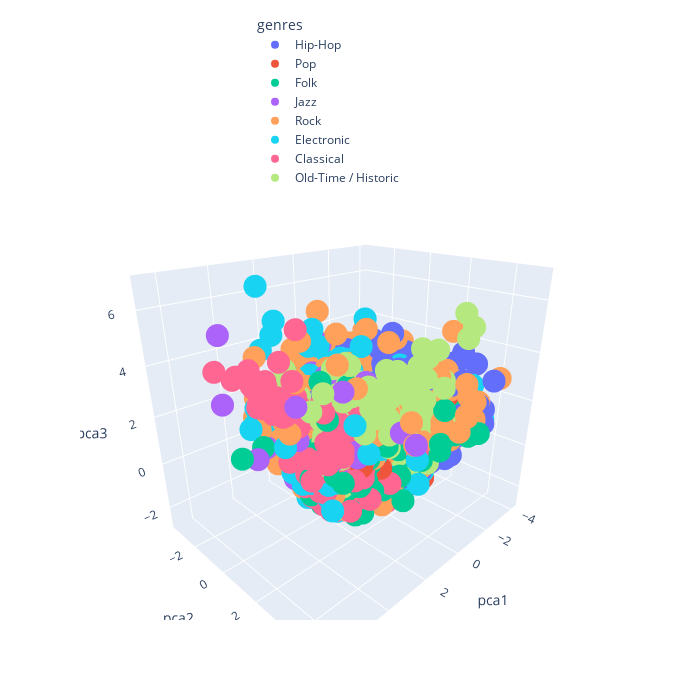

Notebook code for this chart:
### Markdown cell above
### 2.3 Plot PCA in 3D

### Code cell
# 3D PCA
#total_var = pca.explained_variance_ratio_.sum() * 100

fig = px.scatter_3d(
    df, x='pca1', y='pca2', z='pca3', color='genres',
    #title=f'Total Explained Variance: {total_var:.2f}%',
    #labels={'0': 'PC 1', '1': 'PC 2', '2': 'PC 3'}
)
fig.update_layout(legend=dict(
    orientation="v",
    yanchor="bottom",
    y=1,
    xanchor="right",
    x=0.6
),width=700, height=700, scene_camera_eye_z=0.8)
fig.show()

### Figure 1 — Plotly figure (JSON) as saved in the notebook; plotly's stock layout.template omitted (floating-point values rounded to 4 significant figures; data arrays with more than 128 entries replaced by an {"elided": "..."} marker saying what was removed)
{"data": [{"hovertemplate": "genres=Hip-Hop<br>pca1=%{x}<br>pca2=%{y}<br>pca3=%{z}<extra></extra>", "legendgroup": "Hip-Hop", "marker": {"color": "#636efa", "symbol": "circle"}, "mode": "markers", "name": "Hip-Hop", "scene": "scene", "showlegend": true, "type": "scatter3d", "x": {"elided": "910 float values"}, "y": {"elided": "910 float values"}, "z": {"elided": "910 float values"}}, {"hovertemplate": "genres=Pop<br>pca1=%{x}<br>pca2=%{y}<br>pca3=%{z}<extra></extra>", "legendgroup": "Pop", "marker": {"color": "#EF553B", "symbol": "circle"}, "mode": "markers", "name": "Pop", "scene": "scene", "showlegend": true, "type": "scatter3d", "x": {"elided": "346 float values"}, "y": {"elided": "346 float values"}, "z": {"elided": "346 float values"}}, {"hovertemplate": "genres=Folk<br>pca1=%{x}<br>pca2=%{y}<br>pca3=%{z}<extra></extra>", "legendgroup": "Folk", "marker": {"color": "#00cc96", "symbol": "circle"}, "mode": "markers", "name": "Folk", "scene": "scene", "showlegend": true, "type": "scatter3d", "x": {"elided": "874 float values"}, "y": {"elided": "874 float values"}, "z": {"elided": "874 float values"}}, {"hovertemplate": "genres=Jazz<br>pca1=%{x}<br>pca2=%{y}<br>pca3=%{z}<extra></extra>", "legendgroup": "Jazz", "marker": {"color": "#ab63fa", "symbol": "circle"}, "mode": "markers", "name": "Jazz", "scene": "scene", "showlegend": true, "type": "scatter3d", "x": {"elided": "241 float values"}, "y": {"elided": "241 float values"}, "z": {"elided": "241 float values"}}, {"hovertemplate": "genres=Rock<br>pca1=%{x}<br>pca2=%{y}<br>pca3=%{z}<extra></extra>", "legendgroup": "Rock", "marker": {"color": "#FFA15A", "symbol": "circle"}, "mode": "markers", "name": "Rock", "scene": "scene", "showlegend": true, "type": "scatter3d", "x": {"elided": "3892 float values"}, "y": {"elided": "3892 float values"}, "z": {"elided": "3892 float values"}}, {"hovertemplate": "genres=Electronic<br>pca1=%{x}<br>pca2=%{y}<br>pca3=%{z}<extra></extra>", "legendgroup": "Electronic", "marker": {"color": "#19d3f3", "symbol": "circle"}, "mode": "markers", "name": "Electronic", "scene": "scene", "showlegend": true, "type": "scatter3d", "x": {"elided": "2170 float values"}, "y": {"elided": "2170 float values"}, "z": {"elided": "2170 float values"}}, {"hovertemplate": "genres=Classical<br>pca1=%{x}<br>pca2=%{y}<br>pca3=%{z}<extra></extra>", "legendgroup": "Classical", "marker": {"color": "#FF6692", "symbol": "circle"}, "mode": "markers", "name": "Classical", "scene": "scene", "showlegend": true, "type": "scatter3d", "x": {"elided": "265 float values"}, "y": {"elided": "265 float values"}, "z": {"elided": "265 float values"}}, {"hovertemplate": "genres=Old-Time / Historic<br>pca1=%{x}<br>pca2=%{y}<br>pca3=%{z}<extra></extra>", "legendgroup": "Old-Time / Historic", "marker": {"color": "#B6E880", "symbol": "circle"}, "mode": "markers", "name": "Old-Time / Historic", "scene": "scene", "showlegend": true, "type": "scatter3d", "x": {"elided": "357 float values"}, "y": {"elided": "357 float values"}, "z": {"elided": "357 float values"}}], "layout": {"height": 700, "legend": {"orientation": "v", "title": {"text": "genres"}, "tracegroupgap": 0, "x": 0.6, "xanchor": "right", "y": 1, "yanchor": "bottom"}, "margin": {"t": 60}, "scene": {"camera": {"eye": {"z": 0.8}}, "domain": {"x": [0.0, 1.0], "y": [0.0, 1.0]}, "xaxis": {"title": {"text": "pca1"}}, "yaxis": {"title": {"text": "pca2"}}, "zaxis": {"title": {"text": "pca3"}}}, "width": 700}}
